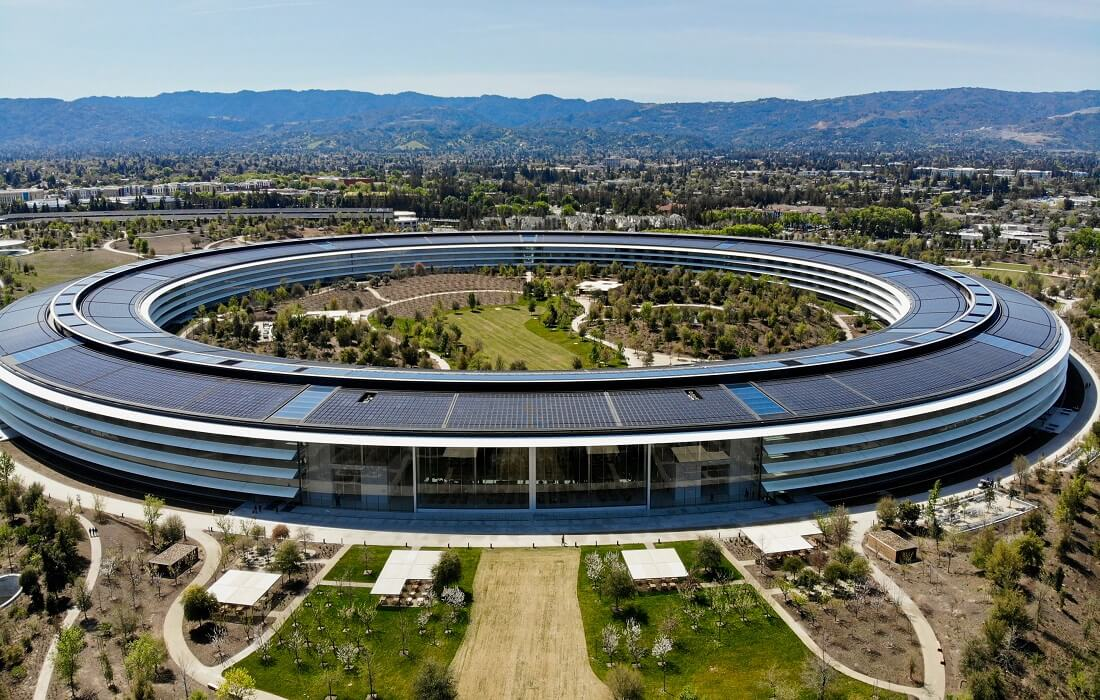
#> input picture abc.jpg, 1100 x 700 px
$ python histogram.py
#> lines starting #> are read from the running program, lines starting #| are printed output that depends on the picture
import cv2
import numpy as np
import matplotlib.pyplot as plt

img = cv2.imread("abc.jpg")
#> img is the input picture: shape (700, 1100, 3); mean B, G, R 112.6, 117, 109.3

def calculate_histogram(image):
    histogram = np.zeros((256,), dtype=int)
    height, width,_ = image.shape
#> height = 700; width = 1100

    for i in range(height):
        for j in range(width):
            pixel_value = image[i, j]
            histogram[pixel_value] += 1
#> after the loop, histogram = 256 values, max 32357 at index 0, min 1381 at index 253, mean 8860.6

    return histogram

histogram = calculate_histogram(img)

plt.plot(histogram)
plt.title('Histogram')
plt.show()
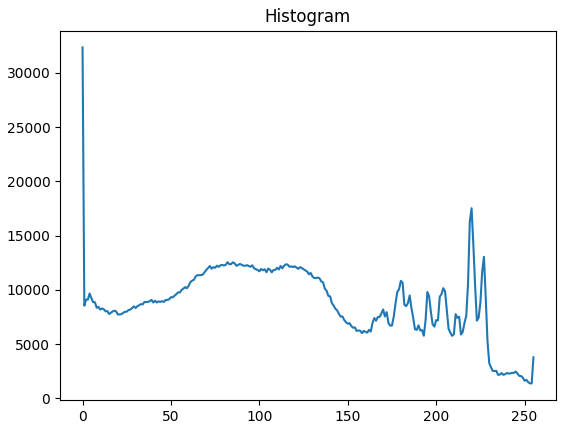
#> figure drawn by matplotlib, 1 panel; curve peaks at x = 0, y = 32357


cv2.waitKey()
cv2.destroyAllWindows()
